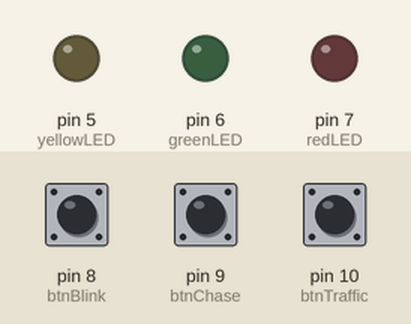
This sketch was run on a simulated Arduino Uno, built with avr-gcc and run on an emulated ATmega328P. On the bench: output pins drawn as LEDs (lit = HIGH). Dashed ring = blinking. Inputs (shaded band) come from the test bench; at power-on: pin 8 (btnBlink) HIGH, pin 10 (btnTraffic) HIGH, pin 9 (btnChase) HIGH.

Above: at 1.2 s.
1.3 s: pin 8 (btnBlink) pulled LOW for 0.15 s
At 1.45 s:
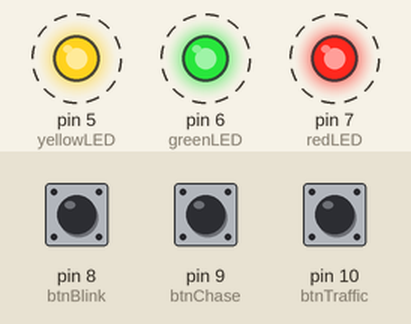
4.4 s: pin 10 (btnTraffic) pulled LOW for 1 s
At 5.7 s:
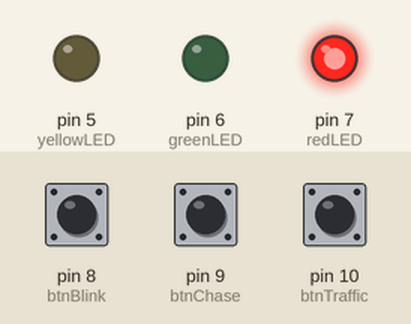
11.4 s: pin 9 (btnChase) pulled LOW for 1 s
At 12.4 s:
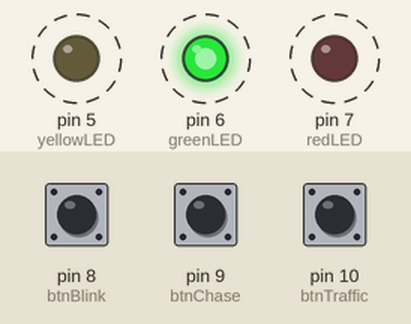
14.4 s: pin 8 (btnBlink) pulled LOW for 1 s
17.4 s: pin 9 (btnChase) pulled LOW for 3.2 s
Timing chart, 0 to 23.1 s (numbered marks = the images above; inputs shaded):
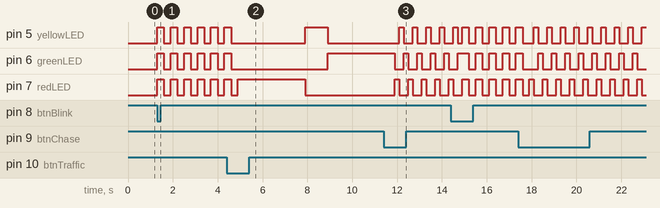

The sketch:

codes.ino
```cpp
int redLED = 7;
int greenLED = 6;
int yellowLED = 5;

int btnTraffic = 10;
int btnChase = 9;
int btnBlink = 8;

int mode = 0;

void setup() {
  pinMode(redLED, OUTPUT);
  pinMode(greenLED, OUTPUT);
  pinMode(yellowLED, OUTPUT);

  pinMode(btnTraffic, INPUT_PULLUP);
  pinMode(btnChase, INPUT_PULLUP);
  pinMode(btnBlink, INPUT_PULLUP);
}

void loop() {

  if (digitalRead(btnTraffic) == LOW) {
    mode = 1;
  }
  if (digitalRead(btnChase) == LOW) {
    mode = 2;
  }
  if (digitalRead(btnBlink) == LOW) {
    mode = 3;
  }

  if (mode == 1) {
    trafficLight();
  }
  else if (mode == 2) {
    ledChase();
  }
  else if (mode == 3) {
    blinkAll();
  }
}

void trafficLight() {
  digitalWrite(redLED, HIGH);
  digitalWrite(greenLED, LOW);
  digitalWrite(yellowLED, LOW);
  delay(3000);

  digitalWrite(redLED, LOW);
  digitalWrite(yellowLED, HIGH);
  delay(1000);

  digitalWrite(yellowLED, LOW);
  digitalWrite(greenLED, HIGH);
  delay(3000);

  digitalWrite(greenLED, LOW);
}

void ledChase() {
  digitalWrite(redLED, HIGH);
  delay(200);
  digitalWrite(redLED, LOW);

  digitalWrite(yellowLED, HIGH);
  delay(200);
  digitalWrite(yellowLED, LOW);

  digitalWrite(greenLED, HIGH);
  delay(200);
  digitalWrite(greenLED, LOW);
}


void blinkAll() {
  digitalWrite(redLED, HIGH);
  digitalWrite(yellowLED, HIGH);
  digitalWrite(greenLED, HIGH);
  delay(300);

  digitalWrite(redLED, LOW);
  digitalWrite(yellowLED, LOW);
  digitalWrite(greenLED, LOW);
  delay(300);
}
```

Measured:
- after the input at 1.3 s, pin 5 (yellowLED), pin 6 (greenLED), pin 7 (redLED): alternates HIGH for 0.30 s and LOW for 0.30 s, starting at once
- after the input at 11.4 s, pin 5 (yellowLED): alternates HIGH for 0.20 s and LOW for 0.40 s, starting after 0.70 s
